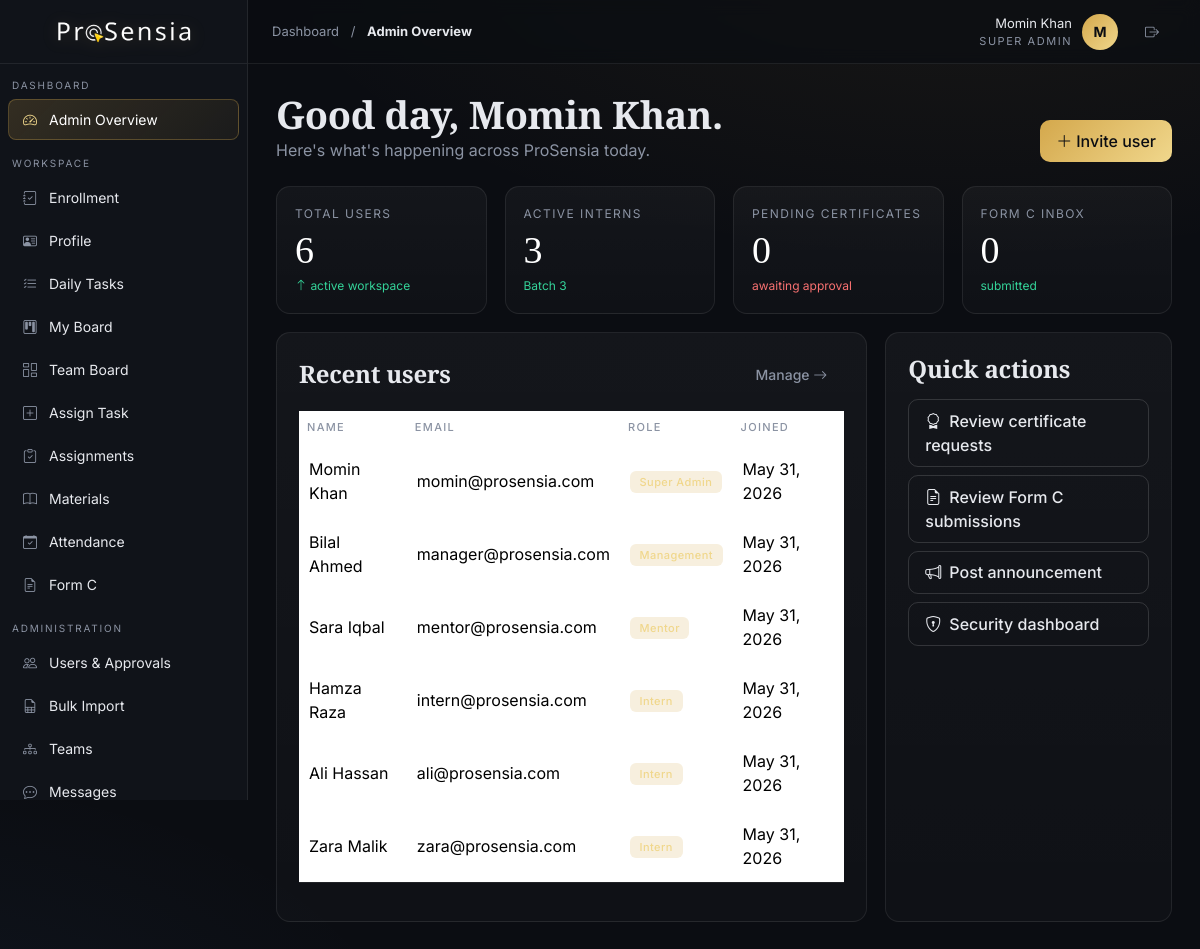
/admin/index.php (signed in), run on the app's committed database.
### tables this page shows
CREATE TABLE users (
  id INT AUTO_INCREMENT PRIMARY KEY,
  name VARCHAR(120) NOT NULL,
  email VARCHAR(160) NOT NULL UNIQUE,
  password VARCHAR(255) NOT NULL,
  role ENUM('super_admin','management','mentor','intern') NOT NULL,
  status ENUM('pending','active','inactive','rejected') DEFAULT 'pending',
  created_at TIMESTAMP DEFAULT CURRENT_TIMESTAMP
);

### admin/index.php (the view, shortened to what this page needs)
<?php
$page_title='Admin Overview'; $page_section='Dashboard'; $page_label='Admin Overview';
require __DIR__ . '/../includes/header.php';
$counts = [
  'users'      => $pdo->query('SELECT COUNT(*) FROM users')->fetchColumn(),
  'interns'    => $pdo->query("SELECT COUNT(*) FROM users WHERE role='intern'")->fetchColumn(),
  'pending_certs' => $pdo->query("SELECT COUNT(*) FROM certificate_requests WHERE status='pending'")->fetchColumn(),
  'pending_formc' => $pdo->query("SELECT COUNT(*) FROM form_c WHERE status='submitted'")->fetchColumn(),
];
$recent = $pdo->query('SELECT id,name,email,role,created_at FROM users ORDER BY created_at DESC LIMIT 6')->fetchAll();
?>
<div class="d-flex justify-content-between align-items-end mb-4">
  <div>
    <h1 class="serif" style="font-size:38px;margin:0">Good day, <?= e($user['name']) ?>.</h1>
    <p class="muted mb-0">Here's what's happening across ProSensia today.</p>
  </div>
  <a href="<?= base_url('admin/users.php') ?>" class="btn btn-primary"><i class="bi bi-plus-lg me-1"></i>Invite user</a>
</div>
<div class="bento mb-4">
  <div class="span-3 glass kpi"><div class="label">Total users</div><div class="value"><?= (int)$counts['users'] ?></div><div class="delta"><i class="bi bi-arrow-up"></i> active workspace</div></div>
  <div class="span-3 glass kpi"><div class="label">Active interns</div><div class="value"><?= (int)$counts['interns'] ?></div><div class="delta">Batch 3</div></div>
  <div class="span-3 glass kpi"><div class="label">Pending certificates</div><div class="value"><?= (int)$counts['pending_certs'] ?></div><div class="delta down">awaiting approval</div></div>
  <div class="span-3 glass kpi"><div class="label">Form C inbox</div><div class="value"><?= (int)$counts['pending_formc'] ?></div><div class="delta">submitted</div></div>
  <div class="span-8 glass card-pad">
    <div class="d-flex justify-content-between align-items-center mb-3">
      <h4 class="serif m-0">Recent users</h4>
      <a class="btn btn-ghost btn-sm" href="<?= base_url('admin/users.php') ?>">Manage <i class="bi bi-arrow-right"></i></a>
    </div>
    <div class="table-responsive">
    <table class="table table-hover align-middle">
      <thead><tr><th>Name</th><th>Email</th><th>Role</th><th>Joined</th></tr></thead>
      <tbody>
      <?php foreach ($recent as $r): ?>
        <tr>
          <td><?= e($r['name']) ?></td>
          <td class="muted"><?= e($r['email']) ?></td>
          <td><span class="badge b-primary"><?= e(role_label($r['role'])) ?></span></td>
          <td class="muted"><?= e(date('M j, Y', strtotime($r['created_at']))) ?></td>
        </tr>
      <?php endforeach; ?>
      </tbody>
    </table>
    </div>
  </div>
  <div class="span-4 glass card-pad">
    <h4 class="serif">Quick actions</h4>
    <div class="d-grid gap-2 mt-3">
      <a class="btn btn-outline-light text-start" href="<?= base_url('shared/certificates.php') ?>"><i class="bi bi-award me-2"></i>Review certificate requests</a>
      <a class="btn btn-outline-light text-start" href="<?= base_url('intern/formc.php') ?>"><i class="bi bi-file-earmark-text me-2"></i>Review Form C submissions</a>
      <a class="btn btn-outline-light text-start" href="<?= base_url('shared/messages.php') ?>"><i class="bi bi-megaphone me-2"></i>Post announcement</a>
      <a class="btn btn-outline-light text-start" href="<?= base_url('admin/security.php') ?>"><i class="bi bi-shield-lock me-2"></i>Security dashboard</a>
    </div>
  </div>
</div>
<?php require __DIR__ . '/../includes/footer.php'; ?>

### includes/header.php (shortened to what this page needs)
<?php
require_once __DIR__ . '/auth.php';
$user = current_user();
$page_section = $page_section ?? 'Dashboard';
$page_label = $page_label ?? 'Overview';
?><!doctype html>
<html lang="en">
<head>
<link rel="icon" type="image/png" href="<?= fav_url() ?>">
<link href="https://cdn.jsdelivr.net/npm/bootstrap@5.3.3/dist/css/bootstrap.min.css" rel="stylesheet">
<link href="https://cdn.jsdelivr.net/npm/bootstrap-icons@1.11.3/font/bootstrap-icons.css" rel="stylesheet">
<link href="<?= base_url('assets/css/style.css') ?>?v=<?= time() ?>" rel="stylesheet">
</head>
<body>
<div class="app">
<?php require __DIR__ . '/sidebar.php'; ?>
<div class="main">
  <div class="topbar">
    <div class="crumb d-none d-sm-block"><?= e($page_section) ?> <span class="mx-2">/</span> <b><?= e($page_label) ?></b></div>
    <div class="user-chip">
      <div class="text-end d-none d-md-block">
        <div style="font-size:13px"><?= e($user['name']) ?></div>
        <div class="small-cap"><?= e(role_label($user['role'])) ?></div>
      </div>
      <?= avatar_html($user, 36) ?>
      <a href="<?= base_url('logout.php') ?>" class="btn btn-ghost btn-sm" title="Sign out"><i class="bi bi-box-arrow-right"></i></a>
    </div>
  </div>
  <div class="content">

### includes/sidebar.php (shortened to what this page needs)
<?php
$role = $user['role'];
$current = $_SERVER['SCRIPT_NAME'];
function nav_link($href, $icon, $label) {
  global $current;
  $abs = base_url($href);
  $active = basename($current) === basename($href) ? 'active' : '';
  echo '<a class="nav-link '.$active.'" href="'.$abs.'"><i class="bi '.$icon.'"></i><span>'.$label.'</span></a>';
}
?>
<aside class="sidebar">
  <div class="brand">
    <img src="<?= logo_url() ?>" alt="ProSensia" class="brand-logo">
  </div>
  <div class="nav-section">Dashboard</div>
  <?php if ($role==='super_admin'): nav_link('admin/index.php','bi-speedometer2','Admin Overview'); endif; ?>
  <div class="nav-section">Workspace</div>
  <?php if (in_array($role,['intern','super_admin','management'],true)): nav_link('intern/enrollment.php','bi-journal-check','Enrollment'); endif; ?>
  <?php if (in_array($role,['intern','super_admin'],true)): nav_link('intern/profile.php','bi-person-vcard','Profile'); endif; ?>
  <?php if (in_array($role,['intern','super_admin','mentor','management'],true)): nav_link('intern/tasks.php','bi-list-check','Daily Tasks'); endif; ?>
  <?php if (in_array($role,['intern','super_admin','mentor','management'],true)): nav_link('intern/board.php','bi-kanban','My Board'); endif; ?>
  <?php if ($role==='mentor' || $role==='super_admin'): nav_link('mentor/assign_task.php','bi-plus-square','Assign Task'); endif; ?>
  <?php if (in_array($role,['intern','super_admin','mentor'],true)): nav_link('intern/assignments.php','bi-clipboard-check','Assignments'); endif; ?>
  <?php if (in_array($role,['intern','super_admin','management'],true)): nav_link('intern/formc.php','bi-file-earmark-text','Form C'); endif; ?>
  <div class="nav-section">Administration</div>
  <?php if (in_array($role,['super_admin','management'],true)): nav_link('admin/users.php','bi-people','Users & Approvals'); endif; ?>
  <?php if ($role==='super_admin'): nav_link('admin/import.php','bi-file-earmark-spreadsheet','Bulk Import'); endif; ?>
</aside>

### includes/auth.php (shortened to what this page needs)
<?php
require_once __DIR__ . '/connection.php';
function current_user() { return $_SESSION['user'] ?? null; }
function base_url($path = '') {
    $scriptDir = str_replace('\\','/', dirname($_SERVER['SCRIPT_NAME']));
    $folders = ['/admin','/management','/mentor','/intern','/shared','/api'];
    foreach ($folders as $f) {
        if (substr($scriptDir, -strlen($f)) === $f) { $scriptDir = substr($scriptDir, 0, -strlen($f)); break; }
    }
    if ($scriptDir === '' || $scriptDir === '.') $scriptDir = '/';
    return $scriptDir . ltrim($path, '/');
}
function role_label($role) {
    return ['super_admin'=>'Super Admin','management'=>'Management','mentor'=>'Mentor','intern'=>'Intern'][$role] ?? $role;
}
function e($s) { return htmlspecialchars((string)$s, ENT_QUOTES, 'UTF-8'); }
function setting($key, $default = '') {
    global $pdo;
    static $cache = null;
    if ($cache === null) {
        $cache = [];
        try {
            foreach ($pdo->query('SELECT k,v FROM settings') as $r) { $cache[$r['k']] = $r['v']; }
        } catch (Exception $ex) {}
    }
    return $cache[$key] ?? $default;
}
function logo_url() {
    $p = setting('logo_path', 'assets/img/prosensia-logo.png');
    return base_url($p);
}
function fav_url() {
    $p = setting('fav_path', '');
    if (!$p) $p = setting('logo_path', 'assets/img/prosensia-logo.png');
    return base_url($p);
}
function avatar_path_for($uid) {
    global $pdo;
    static $cache = [];
    if (!array_key_exists($uid, $cache)) {
        try {
            $s = $pdo->prepare('SELECT avatar_path FROM profiles WHERE user_id=?');
            $s->execute([$uid]);
            $cache[$uid] = (string)($s->fetchColumn() ?: '');
        } catch (Exception $ex) { $cache[$uid] = ''; }
    }
    return $cache[$uid];
}
function avatar_html($u, $size = 36) {
    $av = avatar_path_for((int)$u['id']);
    $sz = (int)$size;
    return '<div class="avatar" style="width:'.$sz.'px;height:'.$sz.'px;line-height:'.$sz.'px;font-size:'.max(11,intval($sz*0.4)).'px">'
         . e(strtoupper(substr($u['name'],0,1))).'</div>';
}

### includes/footer.php (shortened to what this page needs)
  </div>
</div>
</div>
</body></html>

### data on the page
users: name "Momin Khan", email "momin@prosensia.com", role "Super Admin", created_at "May 31, 2026"
users: name "Bilal Ahmed", email "manager@prosensia.com", role "Management", created_at "May 31, 2026"
users: name "Sara Iqbal", email "mentor@prosensia.com", role "Mentor", created_at "May 31, 2026"
users: name "Hamza Raza", email "intern@prosensia.com", role "Intern", created_at "May 31, 2026"
users: name "Ali Hassan", email "ali@prosensia.com", role "Intern", created_at "May 31, 2026"
users: name "Zara Malik", email "zara@prosensia.com", role "Intern", created_at "May 31, 2026"

### other printed values
$label "Admin Overview Enrollment Profile Daily Tasks My Board Team Board Assign Task Assignments Materials Attendance Form C Users & Approvals Bulk Import Teams Messages"
$page_section "Dashboard"
$page_label "Admin Overview"
$user['name'] "Momin Khan"
role_label($user['role']) "SUPER ADMIN"
substr($u['name'],0,1) "M"
$counts['users'] "6"
$counts['interns'] "3"
$counts['pending_certs'] "0"
$counts['pending_formc'] "0"
